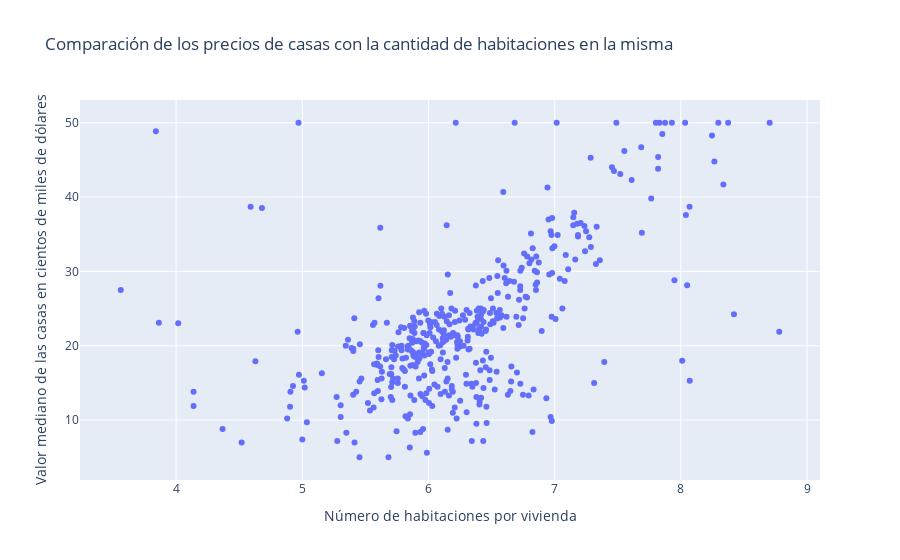

Write notebook code for a chart like this one.
### Markdown cell above
Se observa una relación negativa debil-media entre el porcentaje de población de menor estatus socioeconómico y el Valor mediano de las casas en cientos de miles de dólares

### Code cell
fig = px.scatter(x=X_train_imputado_df['RM'], y=y_train_df['MEDV'], 
                title='Comparación de los precios de casas con la cantidad de habitaciones en la misma'
                , labels={'x':'Número de habitaciones por vivienda','y':'Valor mediano de las casas en cientos de miles de dólares'})
fig.show()

### Figure 1 — Plotly figure (JSON) as saved in the notebook; plotly's stock layout.template omitted (floating-point values rounded to 4 significant figures; data arrays with more than 128 entries replaced by an {"elided": "..."} marker saying what was removed)
{"data": [{"hovertemplate": "Número de habitaciones por vivienda=%{x}<br>Valor mediano de las casas en cientos de miles de dólares=%{y}<extra></extra>", "legendgroup": "", "marker": {"color": "#636efa", "symbol": "circle"}, "mode": "markers", "name": "", "orientation": "v", "showlegend": false, "type": "scatter", "x": {"elided": "428 float values"}, "xaxis": "x", "y": {"elided": "428 float values"}, "yaxis": "y"}], "layout": {"legend": {"tracegroupgap": 0}, "title": {"text": "Comparación de los precios de casas con la cantidad de habitaciones en la misma"}, "xaxis": {"anchor": "y", "domain": [0, 1], "title": {"text": "Número de habitaciones por vivienda"}}, "yaxis": {"anchor": "x", "domain": [0, 1], "title": {"text": "Valor mediano de las casas en cientos de miles de dólares"}}}}
